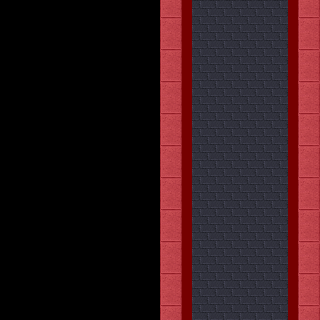

This game map was drawn from its Tiled (.tmx) file and the tilesets committed beside it. A one-line description and the full map source follow:
An orthogonal 10x10 tile map with 32x32 px tiles, 3 tile layers (Tile Layer 1, Tile Layer 2, Collision) and 2 objects (warp, warp1).

<map version="1.0" orientation="orthogonal" width="10" height="10" tilewidth="32" tileheight="32">
 <tileset firstgid="1" name="crypt" tilewidth="32" tileheight="32">
  <image source="crypt.png" width="512" height="512" />
 </tileset>
 <layer name="Tile Layer 1" width="10" height="10">
  <data>
   <tile gid="219" />
   <tile gid="219" />
   <tile gid="219" />
   <tile gid="219" />
   <tile gid="219" />
   <tile gid="46" />
   <tile gid="239" />
   <tile gid="239" />
   <tile gid="239" />
   <tile gid="48" />
   <tile gid="219" />
   <tile gid="219" />
   <tile gid="219" />
   <tile gid="219" />
   <tile gid="219" />
   <tile gid="46" />
   <tile gid="239" />
   <tile gid="239" />
   <tile gid="239" />
   <tile gid="48" />
   <tile gid="219" />
   <tile gid="219" />
   <tile gid="219" />
   <tile gid="219" />
   <tile gid="219" />
   <tile gid="46" />
   <tile gid="239" />
   <tile gid="239" />
   <tile gid="239" />
   <tile gid="48" />
   <tile gid="219" />
   <tile gid="219" />
   <tile gid="219" />
   <tile gid="219" />
   <tile gid="219" />
   <tile gid="46" />
   <tile gid="239" />
   <tile gid="239" />
   <tile gid="239" />
   <tile gid="48" />
   <tile gid="219" />
   <tile gid="219" />
   <tile gid="219" />
   <tile gid="219" />
   <tile gid="219" />
   <tile gid="46" />
   <tile gid="239" />
   <tile gid="239" />
   <tile gid="239" />
   <tile gid="48" />
   <tile gid="219" />
   <tile gid="219" />
   <tile gid="219" />
   <tile gid="219" />
   <tile gid="219" />
   <tile gid="46" />
   <tile gid="239" />
   <tile gid="239" />
   <tile gid="239" />
   <tile gid="48" />
   <tile gid="219" />
   <tile gid="219" />
   <tile gid="219" />
   <tile gid="219" />
   <tile gid="219" />
   <tile gid="46" />
   <tile gid="239" />
   <tile gid="239" />
   <tile gid="239" />
   <tile gid="48" />
   <tile gid="219" />
   <tile gid="219" />
   <tile gid="219" />
   <tile gid="219" />
   <tile gid="219" />
   <tile gid="46" />
   <tile gid="239" />
   <tile gid="239" />
   <tile gid="239" />
   <tile gid="48" />
   <tile gid="219" />
   <tile gid="219" />
   <tile gid="219" />
   <tile gid="219" />
   <tile gid="219" />
   <tile gid="46" />
   <tile gid="239" />
   <tile gid="239" />
   <tile gid="239" />
   <tile gid="48" />
   <tile gid="219" />
   <tile gid="219" />
   <tile gid="219" />
   <tile gid="219" />
   <tile gid="219" />
   <tile gid="46" />
   <tile gid="239" />
   <tile gid="239" />
   <tile gid="239" />
   <tile gid="48" />
  </data>
 </layer>
 <layer name="Tile Layer 2" width="10" height="10">
  <data>
   <tile gid="0" />
   <tile gid="0" />
   <tile gid="0" />
   <tile gid="0" />
   <tile gid="0" />
   <tile gid="0" />
   <tile gid="0" />
   <tile gid="0" />
   <tile gid="0" />
   <tile gid="0" />
   <tile gid="0" />
   <tile gid="0" />
   <tile gid="0" />
   <tile gid="0" />
   <tile gid="0" />
   <tile gid="0" />
   <tile gid="0" />
   <tile gid="0" />
   <tile gid="0" />
   <tile gid="0" />
   <tile gid="0" />
   <tile gid="0" />
   <tile gid="0" />
   <tile gid="0" />
   <tile gid="0" />
   <tile gid="0" />
   <tile gid="0" />
   <tile gid="0" />
   <tile gid="0" />
   <tile gid="0" />
   <tile gid="0" />
   <tile gid="0" />
   <tile gid="0" />
   <tile gid="0" />
   <tile gid="0" />
   <tile gid="0" />
   <tile gid="0" />
   <tile gid="0" />
   <tile gid="0" />
   <tile gid="0" />
   <tile gid="0" />
   <tile gid="0" />
   <tile gid="0" />
   <tile gid="0" />
   <tile gid="0" />
   <tile gid="0" />
   <tile gid="0" />
   <tile gid="0" />
   <tile gid="0" />
   <tile gid="0" />
   <tile gid="0" />
   <tile gid="0" />
   <tile gid="0" />
   <tile gid="0" />
   <tile gid="0" />
   <tile gid="0" />
   <tile gid="0" />
   <tile gid="0" />
   <tile gid="0" />
   <tile gid="0" />
   <tile gid="0" />
   <tile gid="0" />
   <tile gid="0" />
   <tile gid="0" />
   <tile gid="0" />
   <tile gid="0" />
   <tile gid="0" />
   <tile gid="0" />
   <tile gid="0" />
   <tile gid="0" />
   <tile gid="0" />
   <tile gid="0" />
   <tile gid="0" />
   <tile gid="0" />
   <tile gid="0" />
   <tile gid="0" />
   <tile gid="0" />
   <tile gid="0" />
   <tile gid="0" />
   <tile gid="0" />
   <tile gid="0" />
   <tile gid="0" />
   <tile gid="0" />
   <tile gid="0" />
   <tile gid="0" />
   <tile gid="0" />
   <tile gid="0" />
   <tile gid="0" />
   <tile gid="0" />
   <tile gid="0" />
   <tile gid="0" />
   <tile gid="0" />
   <tile gid="0" />
   <tile gid="0" />
   <tile gid="0" />
   <tile gid="0" />
   <tile gid="0" />
   <tile gid="0" />
   <tile gid="0" />
   <tile gid="0" />
  </data>
 </layer>
 <layer name="Collision" width="10" height="10">
  <data>
   <tile gid="0" />
   <tile gid="0" />
   <tile gid="0" />
   <tile gid="0" />
   <tile gid="0" />
   <tile gid="13" />
   <tile gid="0" />
   <tile gid="0" />
   <tile gid="0" />
   <tile gid="13" />
   <tile gid="0" />
   <tile gid="0" />
   <tile gid="0" />
   <tile gid="0" />
   <tile gid="0" />
   <tile gid="13" />
   <tile gid="0" />
   <tile gid="0" />
   <tile gid="0" />
   <tile gid="13" />
   <tile gid="0" />
   <tile gid="0" />
   <tile gid="0" />
   <tile gid="0" />
   <tile gid="0" />
   <tile gid="13" />
   <tile gid="0" />
   <tile gid="0" />
   <tile gid="0" />
   <tile gid="13" />
   <tile gid="0" />
   <tile gid="0" />
   <tile gid="0" />
   <tile gid="0" />
   <tile gid="0" />
   <tile gid="13" />
   <tile gid="0" />
   <tile gid="0" />
   <tile gid="0" />
   <tile gid="13" />
   <tile gid="0" />
   <tile gid="0" />
   <tile gid="0" />
   <tile gid="0" />
   <tile gid="0" />
   <tile gid="13" />
   <tile gid="0" />
   <tile gid="0" />
   <tile gid="0" />
   <tile gid="13" />
   <tile gid="0" />
   <tile gid="0" />
   <tile gid="0" />
   <tile gid="0" />
   <tile gid="0" />
   <tile gid="13" />
   <tile gid="0" />
   <tile gid="0" />
   <tile gid="0" />
   <tile gid="13" />
   <tile gid="0" />
   <tile gid="0" />
   <tile gid="0" />
   <tile gid="0" />
   <tile gid="0" />
   <tile gid="13" />
   <tile gid="0" />
   <tile gid="0" />
   <tile gid="0" />
   <tile gid="13" />
   <tile gid="0" />
   <tile gid="0" />
   <tile gid="0" />
   <tile gid="0" />
   <tile gid="0" />
   <tile gid="13" />
   <tile gid="0" />
   <tile gid="0" />
   <tile gid="0" />
   <tile gid="13" />
   <tile gid="0" />
   <tile gid="0" />
   <tile gid="0" />
   <tile gid="0" />
   <tile gid="0" />
   <tile gid="13" />
   <tile gid="0" />
   <tile gid="0" />
   <tile gid="0" />
   <tile gid="13" />
   <tile gid="0" />
   <tile gid="0" />
   <tile gid="0" />
   <tile gid="0" />
   <tile gid="0" />
   <tile gid="13" />
   <tile gid="0" />
   <tile gid="0" />
   <tile gid="0" />
   <tile gid="13" />
  </data>
 </layer>
 <objectgroup name="warps" width="10" height="10">
  <object name="warp" x="195" y="286" width="89" height="32">
   <properties>
    <property name="mapa" value="mapa2" />
    <property name="x" value="288" />
    <property name="y" value="32" />
   </properties>
  </object>
  <object name="warp1" x="193" y="2" width="94" height="27">
   <properties>
    <property name="mapa" value="mapa6" />
    <property name="x" value="192" />
    <property name="y" value="256" />
   </properties>
  </object>
 </objectgroup>
</map>
